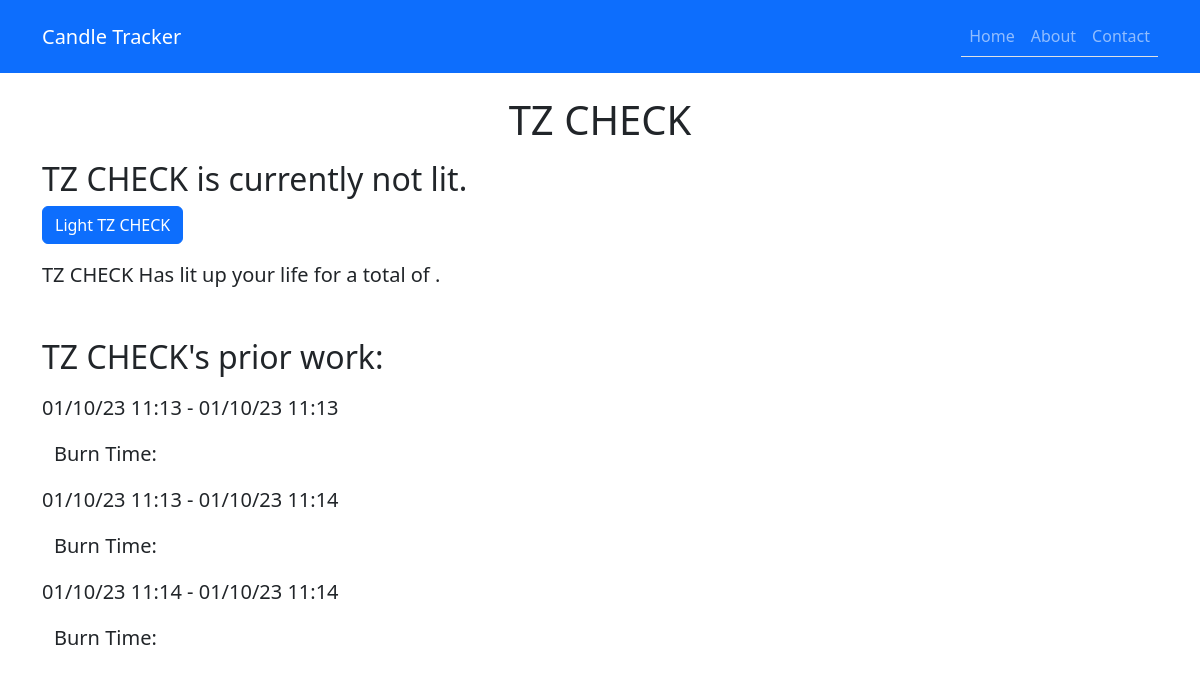
Page /candles/12/ on the committed database.
### candletime/models.py (models this page shows, shortened)
class Candle(models.Model):
    candle_name = models.CharField(max_length=20)
    status = models.BooleanField()
    total_time_lit = models.IntegerField(null=True)

class Candle_detail(models.Model):
    candle = models.ForeignKey(Candle, on_delete=models.CASCADE)
    light_time = models.DateTimeField()
    extinguish_time = models.DateTimeField(null=True)

### candletime/views.py (the view)
# urls.py: path('<int:pk>/', views.candle, name='candle'),
def candle(request, pk):
    try:
        candle = Candle.objects.get(pk=pk)
    except Candle.DoesNotExist:
        response = redirect('new-candle/')
        return response
    candle_detail = Candle_detail.objects.filter(candle=pk).annotate(
        time_lit = Func(
            F('extinguish_time') - F('light_time'),
            function="ROUND"
        )
    )
    total_burn_time = candle_detail.aggregate(Sum('time_lit'))['time_lit__sum']
    context = {'candle': candle,
               'pk':pk,
               'candle_detail':candle_detail,
               'burn_time':total_burn_time,
               }
    if request.method == 'POST':
        form = CandleForm(request.POST)
        if form.is_valid():
            if candle.status == False:
                candle.candle_detail_set.create(
                    candle = candle.pk,
                    light_time = timezone.now()
                )
            else:
                t = candle.candle_detail_set.latest('light_time')
                t.extinguish_time = timezone.now()
                t.save()
            candle.status = not candle.status
            candle.save()
            return redirect(reverse('candletime:candle', kwargs={'pk':pk}), context=context)
    else:
        return render(request, 'candletime/update_candle.html', context=context)

### candletime/templates/candletime/update_candle.html (shortened to what this page needs)
{% extends "base.html" %}
{% load candle_extras %}
{% block content %}
<div class="container mt-5 pt-5">
    <h1 class="text-center mb-3">{{ candle.candle_name }}</h1>
    <form method="post" action="{% url 'candletime:candle' pk %}">
        {% if candle.status %}
            <h2>{{ candle.candle_name }} is currently <strong>LIT</strong>!</h2>
            <input type="submit" class="btn btn-primary" value="Extinguish {{ candle.candle_name }}">
        {% else %}
            <h2>{{ candle.candle_name }} is currently not lit.</h2>
            <input type="submit" class="btn btn-primary" value="Light {{ candle.candle_name }}">
        {% endif %}
    </form>
</div>
<div class="container mt-3">
    <p class="lead"> {{ candle.candle_name }} Has lit up your life for a total of {{ burn_time | duration:'phrase'}}.</p>
</div>
<div class="container mt-5">
    <div class="mb-3">
        <h2>{{ candle.candle_name }}'s prior work:</h2>
    </div>
    {% for item in candle_detail %}
    <p class="lead">{{ item.light_time|date:'m/d/y h:i' }} - {{ item.extinguish_time|date:'m/d/y h:i' }}</p>
    <div class="container ml-5">
        {% if item.extinguish_time %}
        <p class="lead">Burn Time: {{ item.time_lit | duration:'phrase' }}</p>
        {% endif %}
    </div>
    {% endfor %}
</div>
{% endblock %}

### rows in the picture
Candle: candle_name "TZ CHECK", candle_name "Light TZ CHECK"
Candle_detail: light_time "01/10/23 11:13", extinguish_time "01/10/23 11:13"
Candle_detail: light_time "01/10/23 11:13", extinguish_time "01/10/23 11:14"
Candle_detail: light_time "01/10/23 11:14", extinguish_time "01/10/23 11:14"
